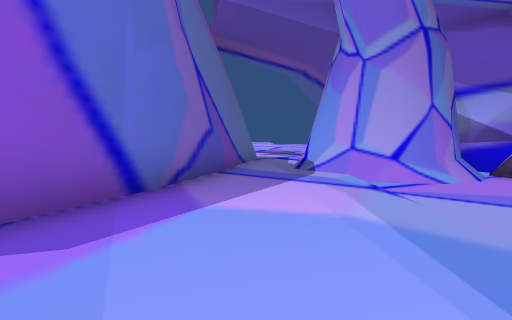
[1] (above)

16 first-person views from a walk through a scene from a Unity 3-D project. The camera is 1.5 m above the floor, tilts 4° down and sees 75° across. The floor is counted in squares, 2 m on a side. Each view is taken from the middle of a square. On the plan, view 1 faces up. The plan holds only what a view shows up to about 11 squares ahead; the rest is blank. The place goes on beyond the plan. The player is left out. Some surface patterns are stand-ins.

[2]
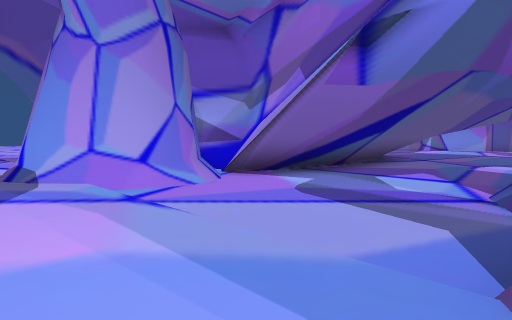

[3]
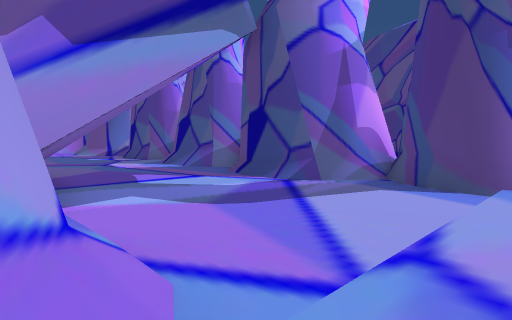

[4]
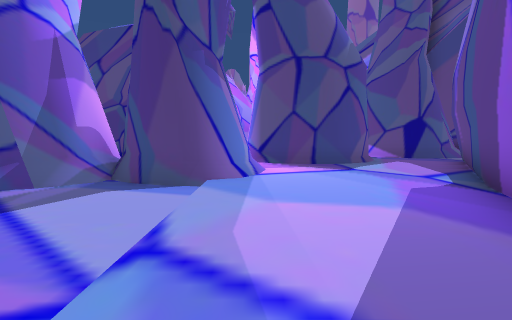

[5]
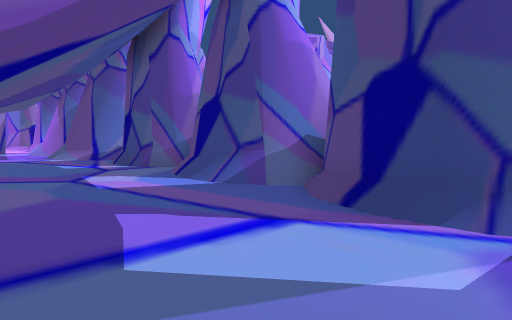

[6]
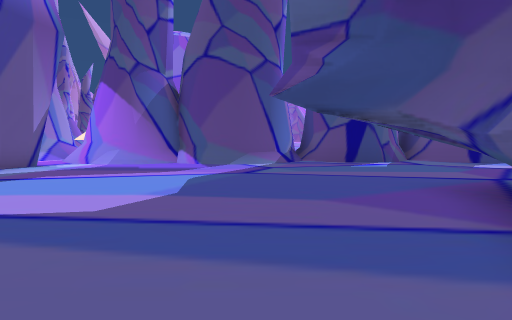

[7]
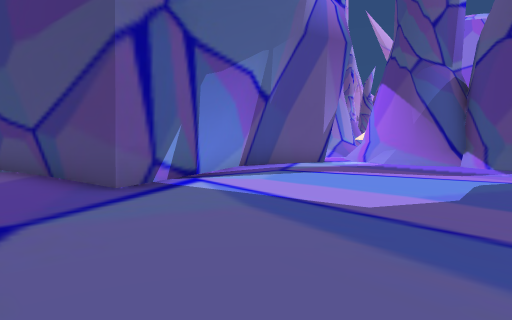

[8]
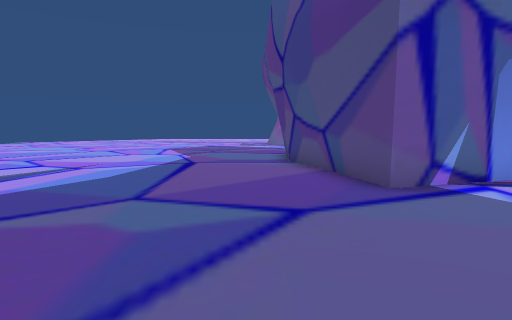

[9]
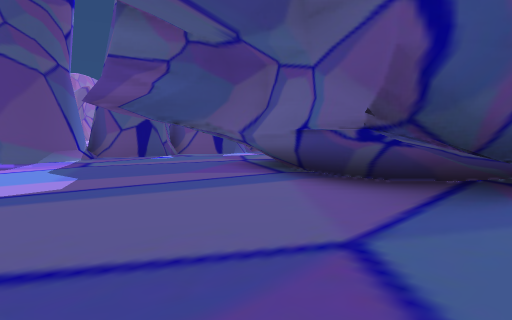

[10]
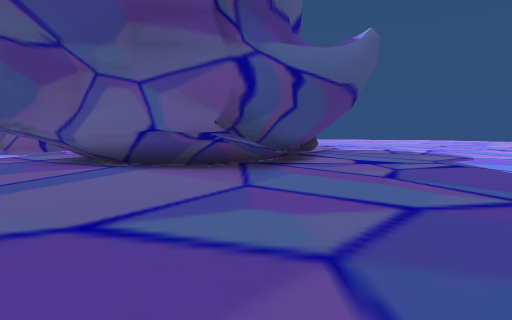

[11]
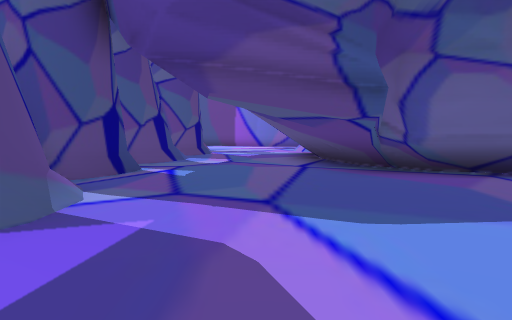

[12]
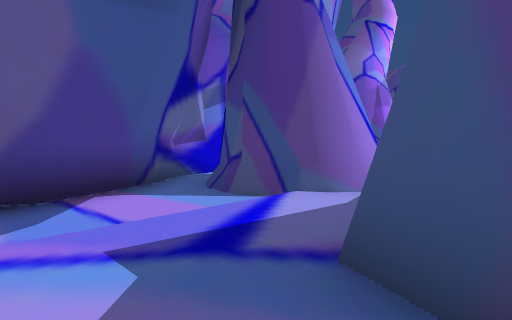

[13]
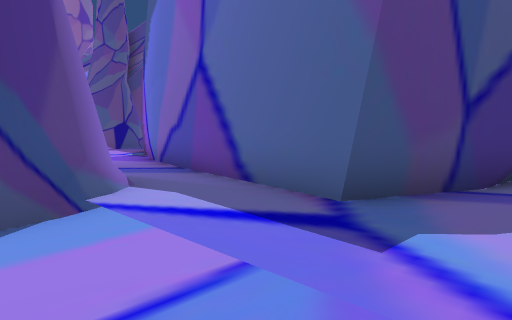

[14]
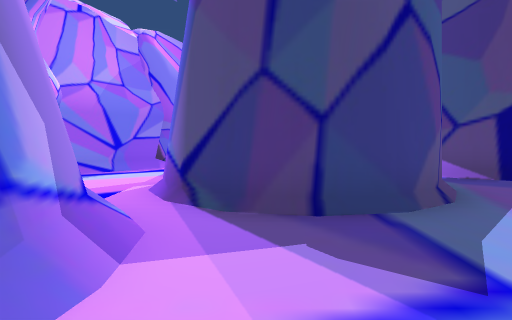

[15]
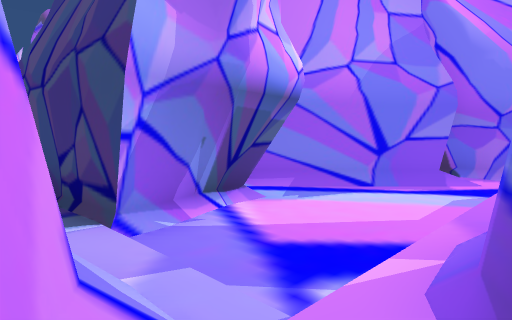

[16]
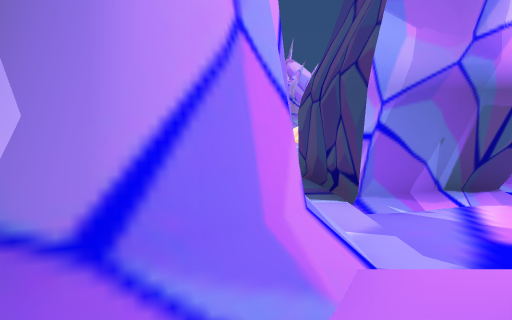

### Floor plan
Key: @ floor where view 1 was taken; # wall or solid block; . main floor; : floor 0.25 m higher than the main floor; - floor 0.25 m lower than the main floor; + floor 0.5 m higher than the main floor; / step, stairs or slope.
Columns run from 3 left of view 1 to 23 right of it. Each row starts with its distance up from view 1.
 13   :::/.        ###.........
 12 ##:::/.#         ###.......
 11  ##/:/.##        ###.......
 10   #///..#        ##........
  9   #:/#####       ##......##
  8   #:/#####       #.......##
  7   #::#####      ##........#
  6  ##::///##########........#
  5  #:::/....................#
  4  #:::/....................#
  3 ##:::/....................#
  2 #::::/..///.........//.///.
  1 #:::/##/###/###.##//######/
  0 :::@/##+# ########### ####/
 -1 ::::/####
 -2 ::::/##
 -3 :####///..##
 -4 /#  #/--###
 -5      /--##
 -6      /---#
 -7      /--##
 -8      /-##
 -9      /##
-10      //#
-11      ###

Positions as (right, up) in squares from view 1, and headings:
1: (0, 0), facing up
2: (0, 1), facing up-right
3: (1, 7), facing down-right
4: (1, 7), facing down
5: (5, 5), facing down-right
6: (17, 11), facing down
7: (17, 11), facing down-right
8: (17, 11), facing right
9: (20, 13), facing down-left
10: (23, 12), facing left
11: (21, 4), facing left
12: (-1, 13), facing down-right
13: (3, 13), facing down-left
14: (0, 1), facing down
15: (1, -2), facing down-right
16: (0, -2), facing right
